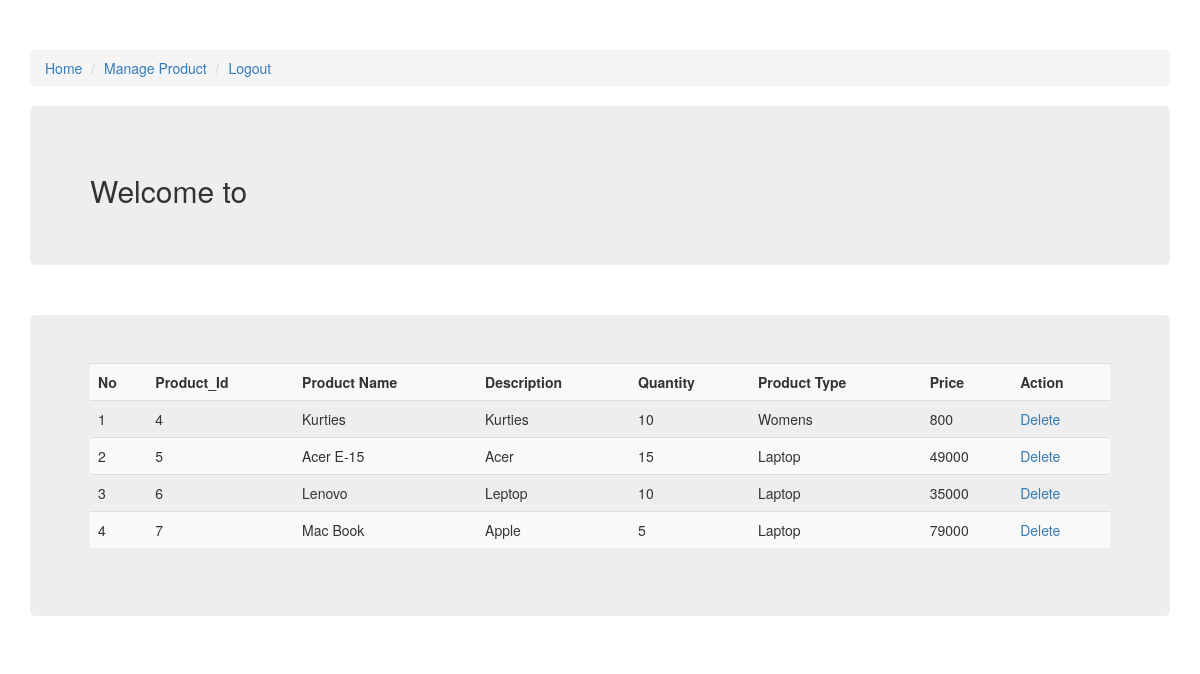
/Admin.php, run on the app's committed database.
### tables this page shows
CREATE TABLE `tbl_product` (
  `product_id` int(11) NOT NULL,
  `product_name` varchar(50) NOT NULL,
  `Description` text NOT NULL,
  `price` int(11) NOT NULL,
  `type` varchar(50) NOT NULL,
  `quantity` int(11) NOT NULL
);

### Admin.php (the view, shortened to what this page needs)
<!DOCTYPE html>
<html>
    <head>
        <?php include './autoload.php'; ?>
    </head>
    <body>
        <div class="container" style="margin-top: 50px;">
            <div class="breadcrumb">
                <li><a href="Admin.php">Home</a></li>
                <li><a href="adminmanage.php">Manage Product</a></li>
                <li><a href="logout.php">Logout</a></li>
            </div>
            <div class="jumbotron">
                <h2>Welcome to <?php echo $_SESSION["username"] ?></h2>
            </div>
            <br />
            <div class="jumbotron">
                <table class="table table-responsive table-striped">
                    <tr>
                        <th>No</th>
                        <th>Product_Id</th>
                        <th>Product Name</th>
                        <th>Description</th>
                        <th>Quantity</th>
                        <th>Product Type</th>
                        <th>Price</th>
                        <th>Action</th>
                    </tr>
                    <?php
                    include './databaseconnection.php';
                    $sql="select * from tbl_product";
                    $result=  mysqli_query($con, $sql);
                    $cnt=1;
                    while($row=  mysqli_fetch_assoc($result))
                    {
                        ?>
                    <tr>
                        <td><?php echo $cnt; ?></td>
                        <td><?php echo $row['product_id']; ?></td>
                        <td><?php echo $row['product_name'] ?></td>
                        <td><?php echo $row['Description'] ?></td>
                        <td><?php echo $row['quantity'] ?></td>
                        <td><?php echo $row['type'] ?></td>
                        <td><?php echo $row['price'] ?></td>
                        <td><?php echo "<a href=delete.php?id=".$row['product_id'].">Delete</a>"; ?></td>
                    </tr>
                        <?php
                        $cnt++;
                    }
                    ?>
                </table>
            </div>
        </div>
    </body>
</html>

### autoload.php (shortened to what this page needs)
<link href="css/bootstrap.css" rel="stylesheet" type="text/css"/>
<link href="css/bootstrap.min.css" rel="stylesheet" type="text/css"/>

### data on the page
tbl_product: product_id "4", product_name "Kurties", Description "Kurties", quantity "10", type "Womens", price "800"
tbl_product: product_id "5", product_name "Acer E-15", Description "Acer", quantity "15", type "Laptop", price "49000"
tbl_product: product_id "6", product_name "Lenovo", Description "Leptop", quantity "10", type "Laptop", price "35000"
tbl_product: product_id "7", product_name "Mac Book", Description "Apple", quantity "5", type "Laptop", price "79000"
